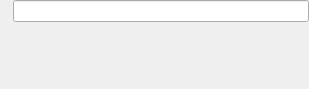
<?xml version="1.0" encoding="UTF-8"?>
<ui version="4.0">
 <class>SstpAuth</class>
 <widget class="QWidget" name="SstpAuth">
  <property name="geometry">
   <rect>
    <x>0</x>
    <y>0</y>
    <width>309</width>
    <height>89</height>
   </rect>
  </property>
  <property name="windowTitle">
   <string>SSH VPN</string>
  </property>
  <layout class="QGridLayout" name="gridLayout">
   <property name="leftMargin">
    <number>0</number>
   </property>
   <property name="topMargin">
    <number>0</number>
   </property>
   <property name="rightMargin">
    <number>0</number>
   </property>
   <property name="bottomMargin">
    <number>0</number>
   </property>
   <item row="0" column="0">
    <widget class="QLabel" name="passwordLabel">
     <property name="text">
      <string/>
     </property>
    </widget>
   </item>
   <item row="0" column="1">
    <widget class="PasswordField" name="le_password">
     <property name="passwordMode">
      <bool>true</bool>
     </property>
    </widget>
   </item>
   <item row="1" column="1">
    <spacer name="verticalSpacer">
     <property name="orientation">
      <enum>Qt::Vertical</enum>
     </property>
     <property name="sizeHint" stdset="0">
      <size>
       <width>20</width>
       <height>0</height>
      </size>
     </property>
    </spacer>
   </item>
  </layout>
 </widget>
 <resources/>
 <connections/>
 <customwidgets>
  <customwidget>
   <class>PasswordField</class>
   <extends>QLineEdit</extends>
   <header>passwordfield.h</header>
  </customwidget>
 </customwidgets>
</ui>
